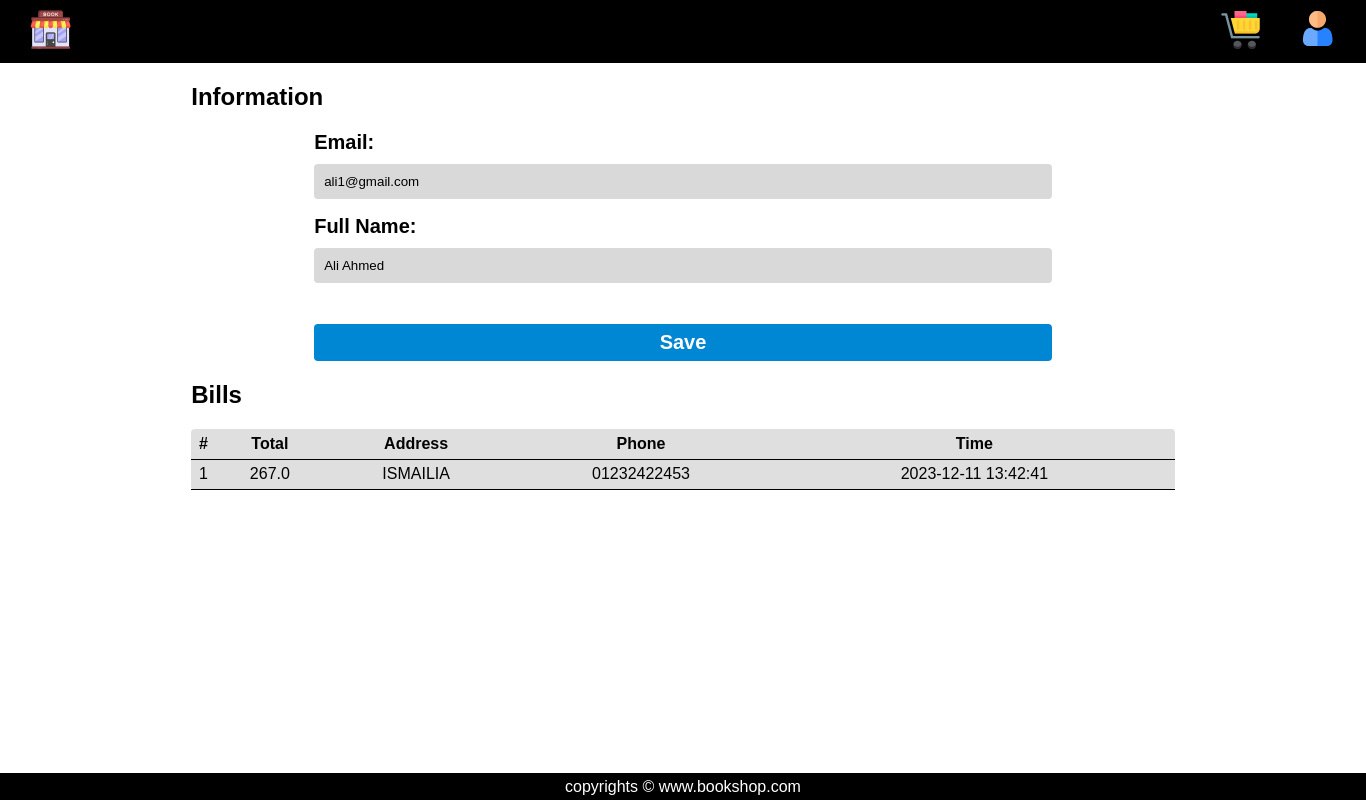
The app's page /profile (signed in), older data.
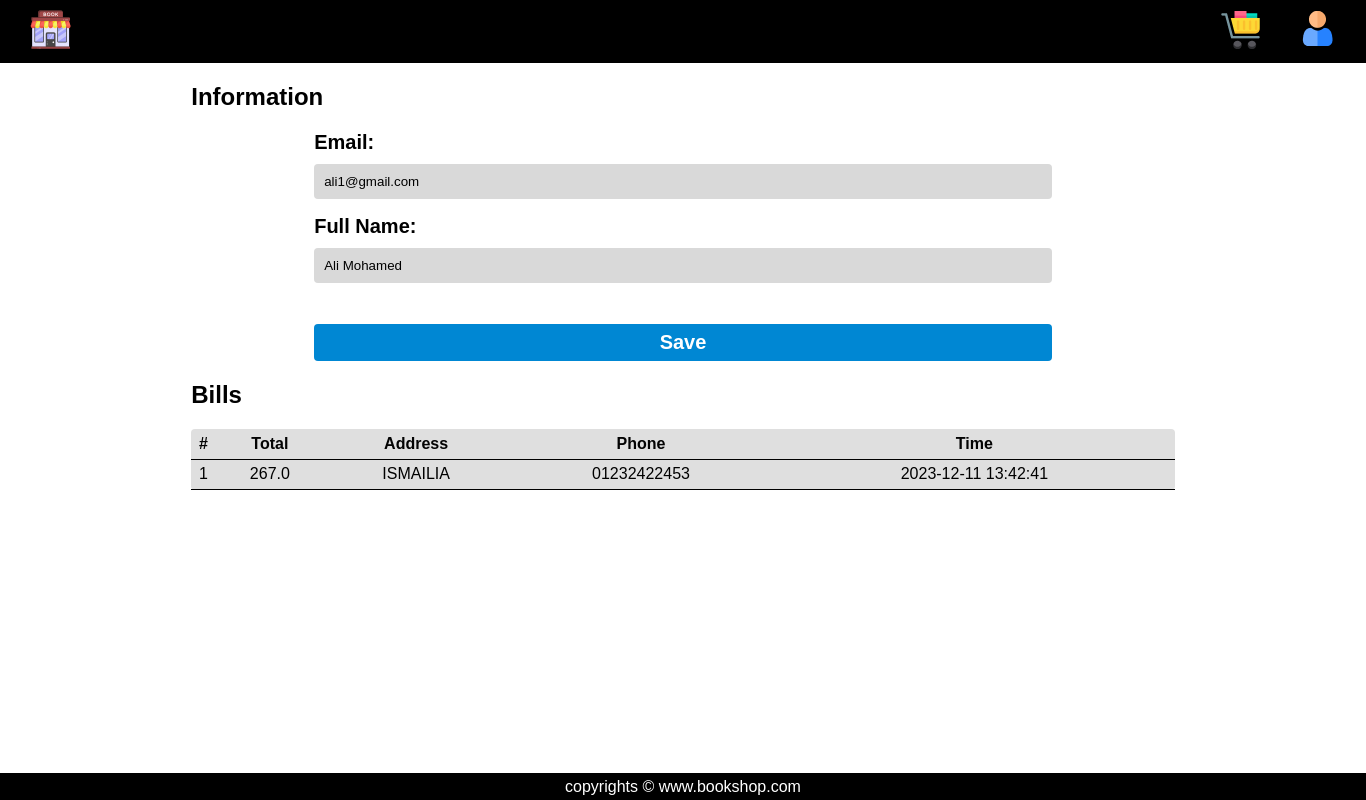
The same page, newer data.
### tables this page shows
CREATE TABLE User(
	user_id INTEGER PRIMARY KEY AUTOINCREMENT,
  	full_name TEXT NOT NULL,
  	email TEXT NOT NULL UNIQUE,
  	password TEXT NOT NULL,
  	admin_state_id INTEGER,
  	FOREIGN KEY (admin_state_id) REFERENCES User_State(state_id)
);

CREATE TABLE Bill(
	bill_id INTEGER PRIMARY KEY AUTOINCREMENT,
  	user_id INTEGER,
  	total REAL,
    address TEXT NOT NULL,
  	phone TEXT NOT NULL,
  	date_time TEXT,
  	FOREIGN KEY (user_id) REFERENCES User(user_id)
);

### app.py (the view)
@app.route("/profile", methods=["GET", "POST"])
@login_required
def profile():
    if request.method == "POST":
        if validEmail(request.form.get("email")):
            pass
        else:
            pass
        if validName(request.form.get("fullname")):
            pass
        else:
            pass
        con = sqlite3.connect("Books.db")
        db = con.cursor()
        db.execute(
            "UPDATE User SET email = ?, full_name = ? WHERE user_id = ?;",
            (
                request.form.get("email"),
                request.form.get("fullname"),
                session["user_id"],
            ),
        )
        con.commit()
        db.close()
        con.close()
        return redirect(url_for('profile'))
    else:
        con = sqlite3.connect("Books.db")
        db = con.cursor()
        db.execute("SELECT * FROM User WHERE user_id = ?;", (session["user_id"],))
        columns = [column[0] for column in db.description]
        users = [dict(zip(columns, row)) for row in db.fetchall()]
        personInfo = users[0]
        db.execute(
            "SELECT * FROM Bill WHERE user_id = ? ORDER BY date_time DESC;",
            (
                session["user_id"],
            ),
        )
        columns = [column[0] for column in db.description]
        bills = [dict(zip(columns, row)) for row in db.fetchall()]
        con.commit()
        db.close()
        con.close()
        return render_template(
            "profile.html",
            page_name="profile",
            err_mes=createErrorMessage(),
            items=personInfo,
            bills=bills,
        )

### app.py (called while the page is built)
def login_required(f):
    @wraps(f)
    def decorated_function(*args, **kwargs):
        if session.get("user_id") is None:
            return redirect("/signin")
        return f(*args, **kwargs)
    return decorated_function

@app.after_request
def after_request(response):
    response.headers["Cache-Control"] = "no-cache, no-store, must-revalidate"
    response.headers["Expires"] = 0
    response.headers["Pragma"] = "no-cache"
    return response

def createErrorMessage(err_state=False, err_type=None, err_mesg_txt=None):
    error_message = {
        "error_state": err_state,
        "error_type": err_type,
        "error_message_text": err_mesg_txt,
    }
    return error_message

### templates/profile.html (shortened to what this page needs)
<!DOCTYPE html>
<html lang="en">
<head>
    <link rel="stylesheet" href="../static/profile.css" />
    <link rel="stylesheet" href="https://cdnjs.cloudflare.com/ajax/libs/font-awesome/4.7.0/css/font-awesome.min.css" />
</head>
<body>
    <header>
        <nav>
            <div class="left-navbar">
                <ul>
                    <li>
                        <a href="{{url_for('home')}}"><img src="../static/images/book_shop.png" alt="Book" /></a>
                    </li>
                </ul>
            </div>
            <div class="right-navbar">
                <ul>
                    <li>
                        <a href="{{url_for('profile')}}"><img src="../static/images/user_1.png" alt="Profile" /></a>
                    </li>
                    <li>
                        <a href="{{url_for('cart')}}">
                            <img src="../static/images/shopping_cart_1.png" alt="Store" />
                        </a>
                    </li>
                </ul>
            </div>
        </nav>
    </header>
    <div class="information">
        <h2 class="title">Information</h2>
        <form action="{{ url_for('profile') }}" method="post">
            <label for="Email">Email:</label>
            <input type="email" id="Email" name="email" value="{{ items['email']}}"/>
            <label for="fname">Full Name:</label>
            <input type="text" id="fname" name="fullname" value="{{ items['full_name'] }}"/>
            <button type="submit">Save</button>
        </form>
    </div>
    <div class="bills">
        <h2 class="title">Bills</h2>
        <table class="table">
            <tr class="table-head">
                <th>#</th>
                <th>Total</th>
                <th>Address</th>
                <th>Phone</th>
                <th>Time</th>
            </tr>
            {% for bill in bills %}
            <tr class="table-data">
                <td>{{ bill['bill_id'] }}</td>
                <td>{{ bill['total'] }}</td>
                <td>{{ bill['address'] }}</td>
                <td>{{ bill['phone'] }}</td>
                <td>{{ bill['date_time'] }}</td>
            </tr>
            {% endfor %}
        </table>
    </div>
    <div class="footer">
        <footer>
            <p>copyrights &copy; www.bookshop.com</p>
        </footer>
    </div>
</body>
</html>

### static/profile.css (style rules this page uses)
:root { --main-color: #c4c4c4; }
* { font-family: sans-serif; margin: 0px; padding: 0px; box-sizing: border-box; }
nav { padding: 10px; display: flex; justify-content: space-between; align-items: center; background-color: #000000; color: rgb(255, 255, 255); }
.left-navbar ul { display: flex; flex-direction: row; margin-left: 20px; list-style: none; }
.right-navbar ul { display: flex; flex-direction: row-reverse; list-style: none; }
.right-navbar ul li { margin: 0px 20px; }
footer { position: absolute; bottom: 0px; height: 27px; width: 100%; color: white; background-color: black; display: flex; justify-content: center; align-items: center; }
.information { margin-top: 20px; width: 90%; position: relative; left: 5%; height: auto; }
.information .title { position: relative; left: 10%; margin-bottom: 20px; }
label { font-size: 20px; font-weight: bold; margin-bottom: 10px; display: block; position: relative; left: 20%; }
input { position: relative; display: block; left: 20%; width: 60%; padding: 10px; margin-bottom: 16px; border: 1px solid #000000; border-radius: 4px; background-color: rgb(217, 217, 217); box-sizing: border-box; border: none; }
button { background-color: rgb(0, 135, 211); color: #fff; border: none; border-radius: 4px; cursor: pointer; width: 100%; padding: 7px; margin-top: 25px; text-align: center; font-size: 20px; font-weight: bold; transition: .5s; }
button { position: relative; left: 20%; width: 60%; }
.bills { margin-top: 20px; width: 90%; position: relative; left: 5%; height: auto; }
.bills .title { position: relative; left: 10%; margin-bottom: 20px; }
.bills .table { position: relative; left: 10%; width: 80%; border-collapse: collapse; background-color: #dfdfdf; border-radius: 4px; margin-bottom: 20px; }
.table-head { padding: 20px; height: 30px; text-align: center; border-bottom : 1px solid #000000; color: #030303; }
.bills .table-data { padding: 20px; height: 30px; text-align: center; border-bottom : 1px solid #000000; }

Row changes from the older to the newer data that the page shows:
changed User "ali1@gmail.com": fullname "Ali Ahmed" → "Ali Mohamed"
